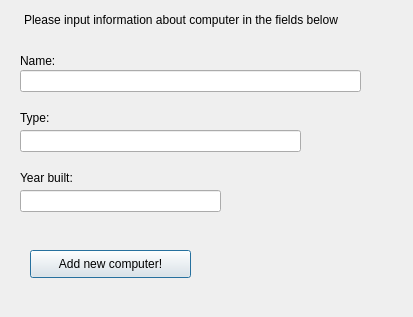
<?xml version="1.0" encoding="UTF-8"?>
<ui version="4.0">
 <class>add_computer_dialog</class>
 <widget class="QDialog" name="add_computer_dialog">
  <property name="geometry">
   <rect>
    <x>0</x>
    <y>0</y>
    <width>413</width>
    <height>317</height>
   </rect>
  </property>
  <property name="windowTitle">
   <string>Dialog</string>
  </property>
  <widget class="QLabel" name="name_computer_label">
   <property name="geometry">
    <rect>
     <x>20</x>
     <y>50</y>
     <width>121</width>
     <height>21</height>
    </rect>
   </property>
   <property name="text">
    <string>Name:</string>
   </property>
  </widget>
  <widget class="QLineEdit" name="input_computer_name">
   <property name="geometry">
    <rect>
     <x>20</x>
     <y>70</y>
     <width>341</width>
     <height>22</height>
    </rect>
   </property>
  </widget>
  <widget class="QLineEdit" name="input_computer_type">
   <property name="geometry">
    <rect>
     <x>20</x>
     <y>130</y>
     <width>281</width>
     <height>22</height>
    </rect>
   </property>
  </widget>
  <widget class="QLineEdit" name="input_computer_year_built">
   <property name="geometry">
    <rect>
     <x>20</x>
     <y>190</y>
     <width>201</width>
     <height>22</height>
    </rect>
   </property>
  </widget>
  <widget class="QLabel" name="type_computer_label">
   <property name="geometry">
    <rect>
     <x>20</x>
     <y>110</y>
     <width>55</width>
     <height>16</height>
    </rect>
   </property>
   <property name="text">
    <string>Type:</string>
   </property>
  </widget>
  <widget class="QLabel" name="year_built_computer_label">
   <property name="geometry">
    <rect>
     <x>20</x>
     <y>170</y>
     <width>71</width>
     <height>16</height>
    </rect>
   </property>
   <property name="text">
    <string>Year built:</string>
   </property>
  </widget>
  <widget class="QLabel" name="label_4">
   <property name="geometry">
    <rect>
     <x>24</x>
     <y>10</y>
     <width>350</width>
     <height>20</height>
    </rect>
   </property>
   <property name="maximumSize">
    <size>
     <width>16777215</width>
     <height>21</height>
    </size>
   </property>
   <property name="text">
    <string>Please input information about computer in the fields below</string>
   </property>
  </widget>
  <widget class="QPushButton" name="add_new_computer_button">
   <property name="geometry">
    <rect>
     <x>30</x>
     <y>250</y>
     <width>161</width>
     <height>28</height>
    </rect>
   </property>
   <property name="text">
    <string>Add new computer!</string>
   </property>
  </widget>
 </widget>
 <resources/>
 <connections/>
</ui>
